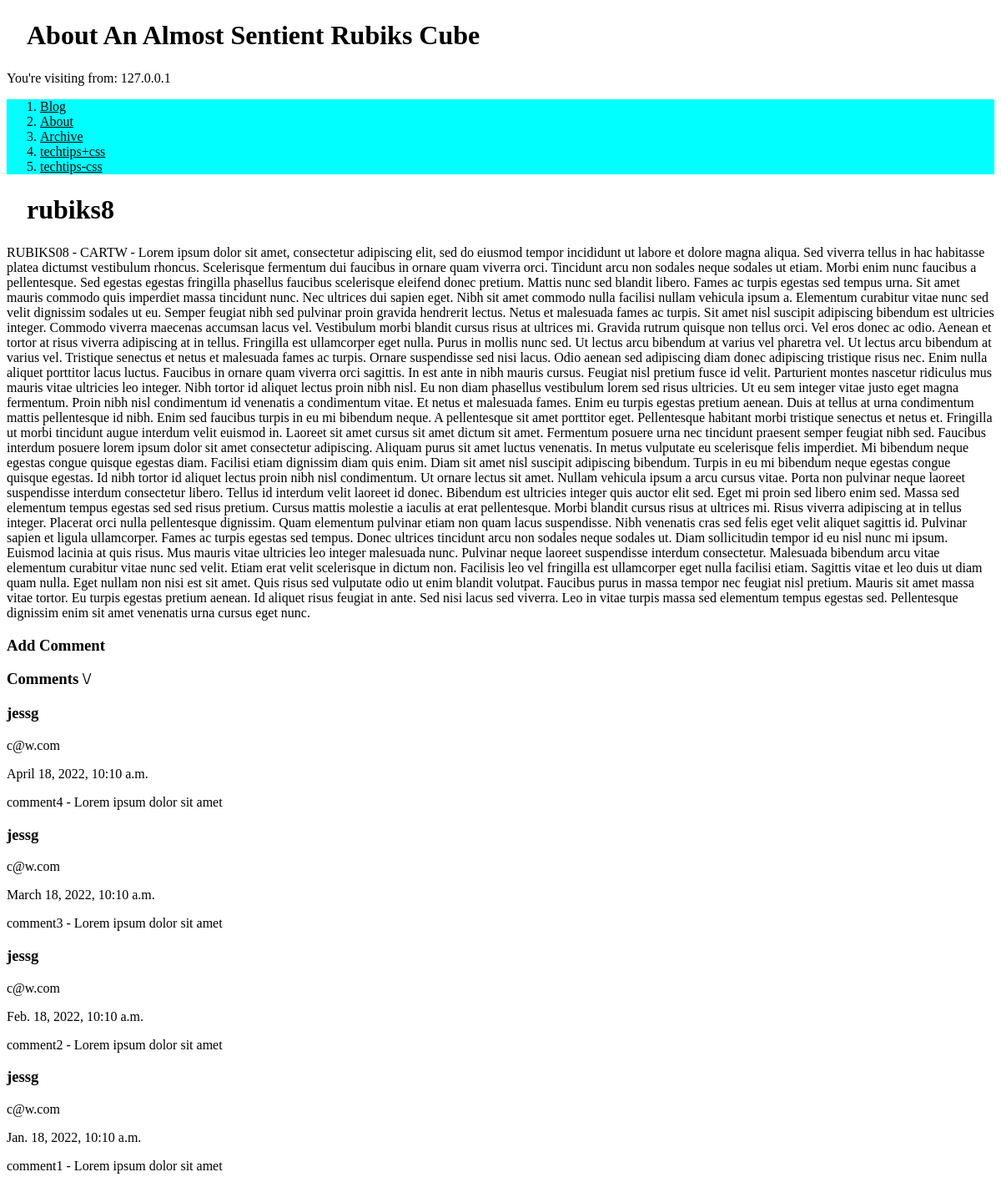
Page /blog/1/ on the committed database.
### blog/models.py (models this page shows, shortened)
class blog(models.Model):
    title = models.CharField(max_length=200)
    author = models.CharField(max_length=100)
    content = models.TextField()
    posted = models.DateTimeField('date published')
    def get_comments(self):
        commentList = []
        comments = comment.objects.order_by('-posted')
        for i in comments:
            if i.blog.id == self.id:
                commentList.append(i)
        return commentList

class comment(models.Model):
    blog = models.ForeignKey('blog', on_delete=models.CASCADE)
    commenter = models.CharField(max_length=100)
    email = models.EmailField()
    content = models.TextField()
    posted = models.DateTimeField('date published')

### blog/views.py (the view)
# urls.py: path('<int:blog_id>/', views.blog_post, name='blog_post'),
def blog_post(request, blog_id):
    ip = request.META['REMOTE_ADDR']
    post = get_object_or_404(blog, pk=blog_id)
    try:
        comments = post.get_comments()
    except:
        comments = None
    context = {'blog' : post, 'comments' : comments, "ip" : ip}
    return render(request, 'blog/entry.html', context)

### blog/templates/blog/entry.html (shortened to what this page needs)
{% load static %}
<!DOCTYPE html>
<html lang="en">
    <head>
        <link rel="stylesheet" href="{% static 'blog/style.css' %}">
    </head>
    <body>
        <h1>About An Almost Sentient Rubiks Cube</h1>
        <P>You're visiting from: {{ ip }}</P>
        <ol class="navBlock">
            <li class="navBlock"><a href="/blog/">Blog</a></li>
            <li class="navBlock"><a href="/blog/about.html">About</a></li>
            <li class="navBlock"><a href="/blog/archive">Archive</a></li>
            <li class="navBlock"><a href="/blog/techtips+css.html">techtips+css</a></li>
            <li class="navBlock"><a href="/blog/techtips-css.html">techtips-css</a></li>
        </ol>
        <h1>{{ blog.title }}</h1>
        <P>{{ blog.content }}</P>
        <h3>Add Comment</h3>
        <h3>Comments \/</h3>
        {% for comment in comments %}
            <span>
                <h3>{{ comment.commenter }}</h3>
                <p>{{ comment.email }}</p>
                <p>{{ comment.posted }}</p>
            </span>
            <p>{{ comment.content }}</p>
        {% endfor %}
    </body>
</html>

### blog/static/blog/style.css (style rules this page uses)
a { color: black; }
ol { background-color: aqua; }
h1 { font-family: 'Times New Roman', Times, serif; margin: 1.5rem; }

### rows in the picture
blog: title "rubiks8", content "RUBIKS08 - CARTW - Lorem ipsum dolor sit amet, consectetur adipiscing elit, sed do eiusmod tempor incididunt ut labore et dolore magna aliqua. Sed viverra tellus in hac habitasse platea dictumst vestibulum rhoncus. Scelerisque fermentum dui faucibus in ornare quam viverra orci. Tincidunt arcu non sodales neque sodales ut etiam. Morbi enim nunc faucibus a pellentesque. Sed egestas egestas fringilla phasellus faucibus scelerisque eleifend donec pretium. Mattis nunc sed blandit libero. Fames ac turpis egestas sed tempus urna. Sit amet mauris commodo quis imperdiet massa tincidunt nunc. Nec ultrices dui sapien eget. Nibh sit amet commodo nulla facilisi nullam vehicula ipsum a. Elementum…"
comment: commenter "jessg", email "c@w.com", posted "April 18, 2022, 10:10 a.m.", content "comment4 - Lorem ipsum dolor sit amet"
comment: commenter "jessg", email "c@w.com", posted "March 18, 2022, 10:10 a.m.", content "comment3 - Lorem ipsum dolor sit amet"
comment: commenter "jessg", email "c@w.com", posted "Feb. 18, 2022, 10:10 a.m.", content "comment2 - Lorem ipsum dolor sit amet"
comment: commenter "jessg", email "c@w.com", posted "Jan. 18, 2022, 10:10 a.m.", content "comment1 - Lorem ipsum dolor sit amet"

### other values in the picture
{{ ip }} "127.0.0.1"
